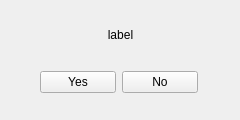
<?xml version="1.0" encoding="UTF-8"?>
<ui version="4.0">
 <class>ConfirmForm</class>
 <widget class="QWidget" name="ConfirmForm">
  <property name="geometry">
   <rect>
    <x>0</x>
    <y>0</y>
    <width>240</width>
    <height>120</height>
   </rect>
  </property>
  <property name="windowTitle">
   <string>Isolation</string>
  </property>
  <widget class="QWidget" name="layoutWidget">
   <property name="geometry">
    <rect>
     <x>40</x>
     <y>70</y>
     <width>158</width>
     <height>25</height>
    </rect>
   </property>
   <layout class="QHBoxLayout" name="horizontalLayout">
    <item>
     <widget class="QPushButton" name="yesButton">
      <property name="text">
       <string>Yes</string>
      </property>
     </widget>
    </item>
    <item>
     <widget class="QPushButton" name="noButton">
      <property name="text">
       <string>No</string>
      </property>
     </widget>
    </item>
   </layout>
  </widget>
  <widget class="QLabel" name="label">
   <property name="geometry">
    <rect>
     <x>0</x>
     <y>10</y>
     <width>241</width>
     <height>51</height>
    </rect>
   </property>
   <property name="text">
    <string>&lt;html&gt;&lt;head/&gt;&lt;body&gt;&lt;p align=&quot;center&quot;&gt;label&lt;/p&gt;&lt;/body&gt;&lt;/html&gt;</string>
   </property>
  </widget>
 </widget>
 <resources/>
 <connections/>
</ui>
